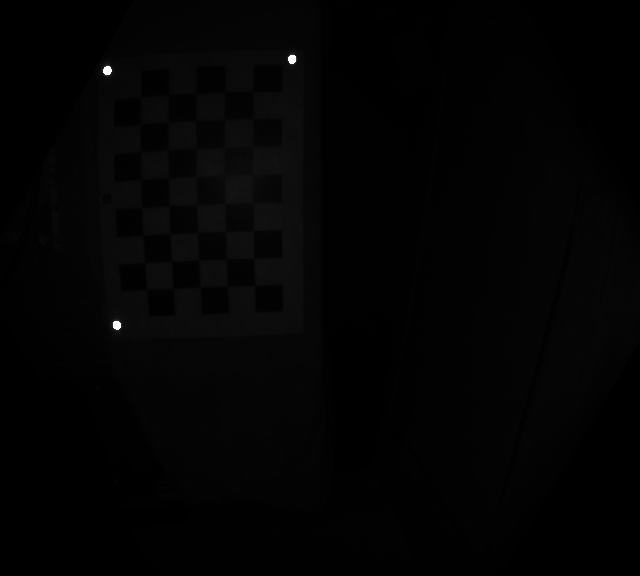
#> input picture src/needle_placement/lab/ir_images/ir_image_1687872085965600252.png, 640 x 576 px, given as the content of the folder up2/rnm_needle_placement/src/needle_placement/lab/rgb_images, which was not available
$ python stereo_calibration.py
#> lines starting #> are read from the running program, lines starting #| are printed output that depends on the picture; long printed decimals are rounded; pictures that were not available may be replaced by others from this repository, and a replacement may not be noted
import cv2
import numpy as np
import glob

CHECKERBOARD = (8, 5)
SQUARE_SIZE = 40  # mm
criteria = (cv2.TERM_CRITERIA_EPS + cv2.TERM_CRITERIA_MAX_ITER, 100000, 0.0001)

obj_points_rgb = []
img_points_rgb = []

obj_points_depth = []
img_points_depth = []

rgb_img_size = (0,0)
ir_img_size = (0,0)

count1 = 0
count2 = 0

objp_rgb = np.zeros((CHECKERBOARD[0] * CHECKERBOARD[1], 3), np.float32)
objp_rgb[:, :2] = np.mgrid[0:CHECKERBOARD[0], 0:CHECKERBOARD[1]].T.reshape(-1, 2) * SQUARE_SIZE

objp_depth = np.zeros((CHECKERBOARD[0] * CHECKERBOARD[1], 3), np.float32)
objp_depth[:, :2] = np.mgrid[0:CHECKERBOARD[0], 0:CHECKERBOARD[1]].T.reshape(-1, 2) * SQUARE_SIZE

rgb_images = glob.glob('/home/rnm-group2/group2/rnm_needle_placement/src/needle_placement/lab/rgb_images/*.png')
depth_images = glob.glob('/home/rnm-group2/group2/rnm_needle_placement/src/needle_placement/lab/ir_images/*.png')

for rgb_image, depth_image in zip(rgb_images, depth_images):

    # Extract RGB image corners
    rgb_img = cv2.imread(rgb_image)
#> rgb_img is the input picture: shape (576, 640, 3); min 0, max 255, mean 3.1
    rgb_img = cv2.resize(rgb_img, (3840, 2160))
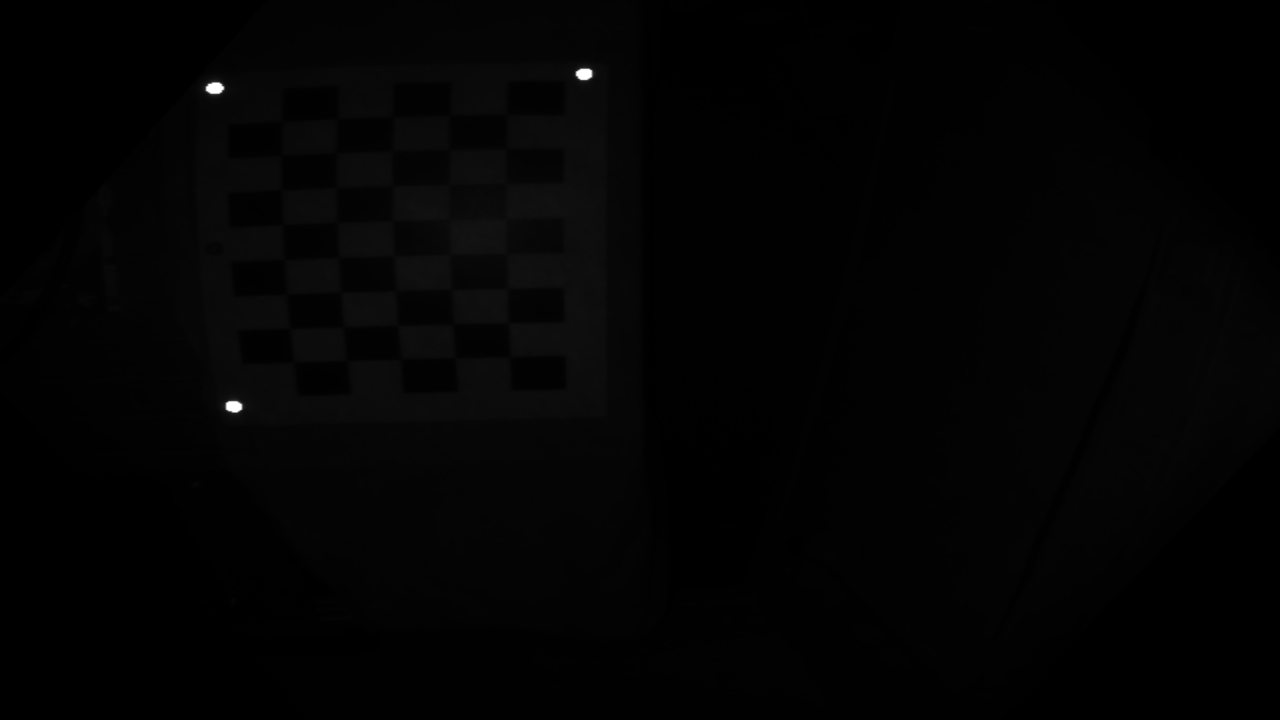
#> rgb_img: shape (2160, 3840, 3) (shown at 1/3 size); min 0, max 255, mean 3
    #rgb_img_size = rgb_image.shape[::-1]
    rgb_image_gray = cv2.cvtColor(rgb_img, cv2.COLOR_BGR2GRAY)
    ret_rgb, corners_rgb = cv2.findChessboardCorners(rgb_image_gray, CHECKERBOARD, cv2.CALIB_CB_ADAPTIVE_THRESH
                                                     + cv2.CALIB_CB_FAST_CHECK + cv2.CALIB_CB_NORMALIZE_IMAGE)
#> ret_rgb = False; corners_rgb = None

    # Extract Depth image corners
    depth_img = cv2.imread(depth_image)
    depth_img = cv2.resize(depth_img, (640, 576))
    #ir_img_size = depth_img.shape[::-1]
    depth_image_gray = cv2.cvtColor(depth_img, cv2.COLOR_BGR2GRAY)
    ret_depth, corners_depth = cv2.findChessboardCorners(depth_image_gray, CHECKERBOARD, cv2.CALIB_CB_ADAPTIVE_THRESH
                                                         + cv2.CALIB_CB_NORMALIZE_IMAGE)
#> ret_depth = True; corners_depth = 40 rows, first 8: [252.2, 92.5], [252.5, 118.6], [253.1, 146.7], [253, 174.8], [253.2, 202.9], [253.5, 230.4], [254, 258.2], [254.6, 285.1]

    if ret_rgb and ret_depth:
        obj_points_rgb.append(objp_rgb)
        obj_points_depth.append(objp_depth)
        corners_refined_rgb = cv2.cornerSubPix(rgb_image_gray, corners_rgb, (16, 16), (-1, -1), criteria)
        img_points_rgb.append(corners_refined_rgb)
        corners_refined_depth = cv2.cornerSubPix(depth_image_gray, corners_depth, (16, 16), (-1, -1), criteria)
        img_points_depth.append(corners_refined_depth)


ret_rgb, camera_matrix_rgb, dist_coeffs_rgb, rvecs_rgb, tvecs_rgb = \
#> (the run stopped early here; a loop or call above may not have finished)

$ run again, on src/needle_placement/lab/ir_images/ir_image_1687872476770584583.png
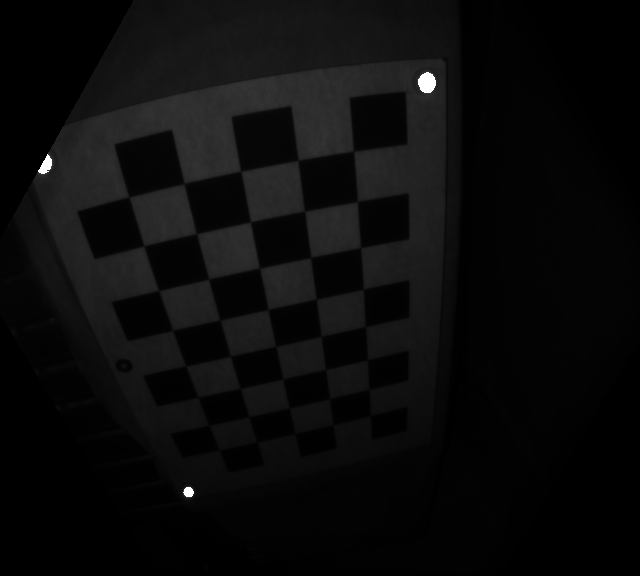
#> input picture src/needle_placement/lab/ir_images/ir_image_1687872476770584583.png, 640 x 576 px, given as the content of the folder up2/rnm_needle_placement/src/needle_placement/lab/rgb_images, which was not available
#> rgb_img is the input picture: shape (576, 640, 3); min 0, max 255, mean 11
#> `rgb_img = cv2.resize(rgb_img, (3840, 2160))`:
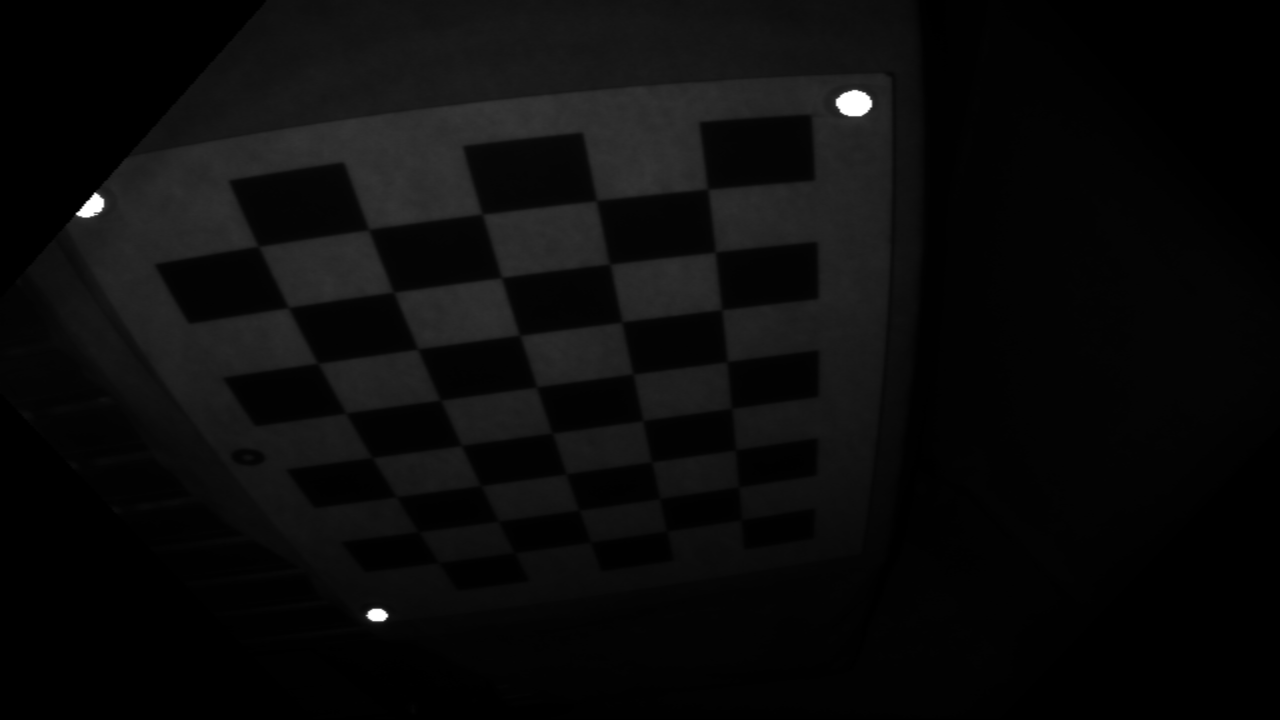
#> rgb_img: shape (2160, 3840, 3) (shown at 1/3 size); min 0, max 255, mean 11
#> `ret_rgb, corners_rgb = cv2.findChessboardCorners(rgb_image_gray, CHECK..`: ret_rgb = True; corners_rgb = 40 rows, first 8: [2124, 568], [2147, 757], [2166, 931], [2182.5, 1086.5], [2196, 1226.5], [2208, 1351], [2218, 1463], [2214, 1556]
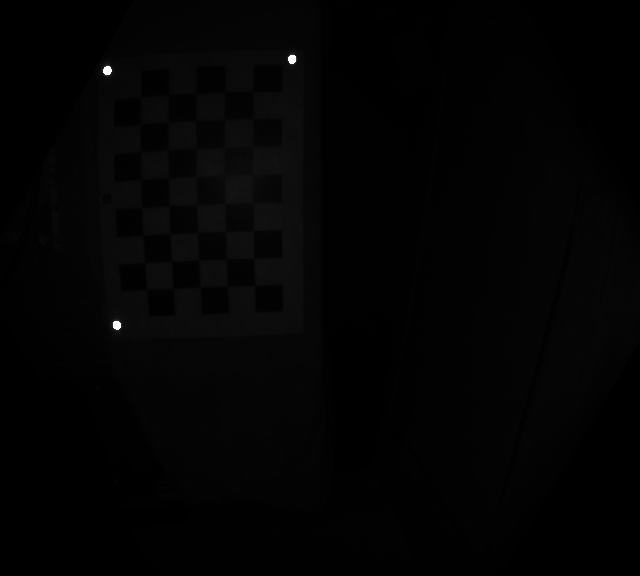
#> input picture src/needle_placement/lab/ir_images/ir_image_1687872085965600252.png, 640 x 576 px
#> depth_img is the input picture: shape (576, 640, 3); min 0, max 255, mean 3.1
#> `ret_depth, corners_depth = cv2.findChessboardCorners(depth_image_gray,..`: ret_depth = True; corners_depth = 40 rows, first 8: [252.2, 92.5], [252.5, 118.6], [253.1, 146.7], [253, 174.8], [253.2, 202.9], [253.5, 230.4], [254, 258.2], [254.6, 285.1]
#> corners_refined_rgb = 40 rows, first 8: [2124.4, 568.5], [2146.3, 757.7], [2165.9, 930.1], [2182.4, 1085.9], [2195.3, 1226], [2207.9, 1350.5], [2216.6, 1461.8], [2224.7, 1560.5]
#> corners_refined_depth = 40 rows, first 8: [253.2, 91.26], [252.6, 118.7], [253.1, 146.8], [252.5, 175.3], [252.6, 202.4], [253.6, 230.7], [253.8, 258.2], [254.8, 285.2]
#> `ret_rgb, camera_matrix_rgb, dist_coeffs_rgb, rvecs_rgb, tvecs_rgb = \ ..`: ret_rgb = 0.527; camera_matrix_rgb = [[3019.8, 0, 1953.3], [0, 1872.2, 1230.5], [0, 0, 1]]; rvecs_rgb = ([0.368, -0.651, 1.34],); tvecs_rgb = ([19.99, -124.9, 338.3],)
#| Camera Matrix RGB:
#|  [[3.01977118e+03 0.00000000e+00 1.95328287e+03]
#|  [0.00000000e+00 1.87215291e+03 1.23046493e+03]
#|  [0.00000000e+00 0.00000000e+00 1.00000000e+00]]
#> `ret_depth, camera_matrix_depth, dist_coeffs_depth, rvecs_depth, tvecs_..`: ret_depth = 0.285; camera_matrix_depth = [[143.7, 0, 256.9], [0, 142.1, 284.1], [0, 0, 1]]; rvecs_depth = ([0.043, -0.124, 1.54],); tvecs_depth = ([-10.38, -276.5, 220],)
#| Camera Matrix Depth:
#|  [[143.697   0.         256.890]
#|  [  0.         142.106 284.107]
#|  [  0.           0.           1.        ]]
#> flag = 54.69; stereoCameraMatrix1 = [[3040.9, 0, 1972.9], [0, 1932, 1243], [0, 0, 1]]; stereoCameraMatrix2 = [[5.42, 0, 198.1], [0, 18.46, 191.3], [0, 0, 1]]; R = [[-0.836, 0.237, 0.496], [0.193, -0.718, 0.668], [0.514, 0.654, 0.555]]; T = [-239.7, -268.2, -200.6]; E = [[-99.3, -319.5, -14.73], [290.9, 109.3, 33.5], [-270.4, 235.7, -27.2]]; F = [[8.61e-07, 4.36e-06, -0.00673], [-7.41e-07, -4.38e-07, 0.00175], [-1.62e-05, -0.000798, 1]]
#| Stereo Camera Matrix 1:
#|  [[3.04093562e+03 0.00000000e+00 1.97286421e+03]
#|  [0.00000000e+00 1.93200261e+03 1.24300872e+03]
#|  [0.00000000e+00 0.00000000e+00 1.00000000e+00]]
#| Stereo Camera Matrix 2:
#|  [[  5.419    0.         198.055]
#|  [  0.          18.455    191.300  ]
#|  [  0.           0.           1.        ]]
#| Rotation Matrix:
#|  [[-0.8356  0.2368  0.4957]
#|  [ 0.1929 -0.7184  0.6684]
#|  [ 0.5144  0.6541   0.5546]]
#| Translation Matrix:
#|  [[-239.652]
#|  [-268.249 ]
#|  [-200.558]]
#| Essential Matrix:
#|  [[ -99.296 -319.538  -14.730 ]
#|  [ 290.855  109.258   33.498]
#|  [-270.372  235.690  -27.203 ]]
#| Fundamental Matrix:
#|  [[ 8.61322535e-07  4.36269387e-06 -6.73358752e-03]
#|  [-7.40823188e-07 -4.38018192e-07  1.74654512e-03]
#|  [-1.61610181e-05 -7.97700166e-04  1.00000000e+00]]

$ run again, on src/needle_placement/lab/ir_images/ir_image_1687872502090895175.png
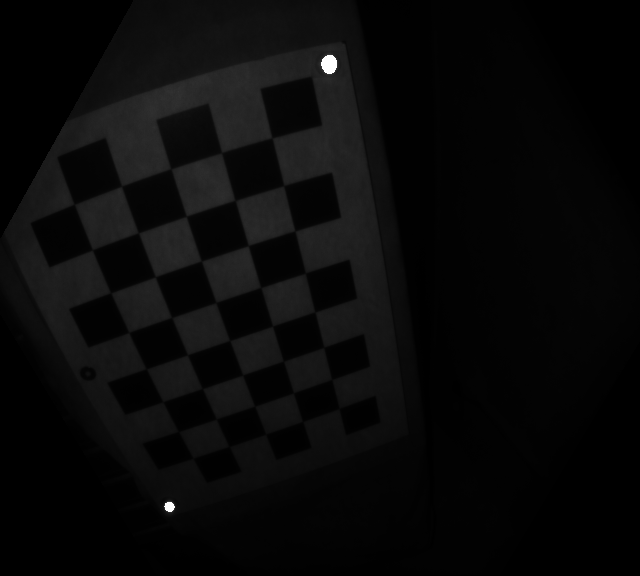
#> input picture src/needle_placement/lab/ir_images/ir_image_1687872502090895175.png, 640 x 576 px, given as the content of the folder up2/rnm_needle_placement/src/needle_placement/lab/rgb_images, which was not available
#> rgb_img is the input picture: shape (576, 640, 3); min 0, max 255, mean 9
#> `rgb_img = cv2.resize(rgb_img, (3840, 2160))`:
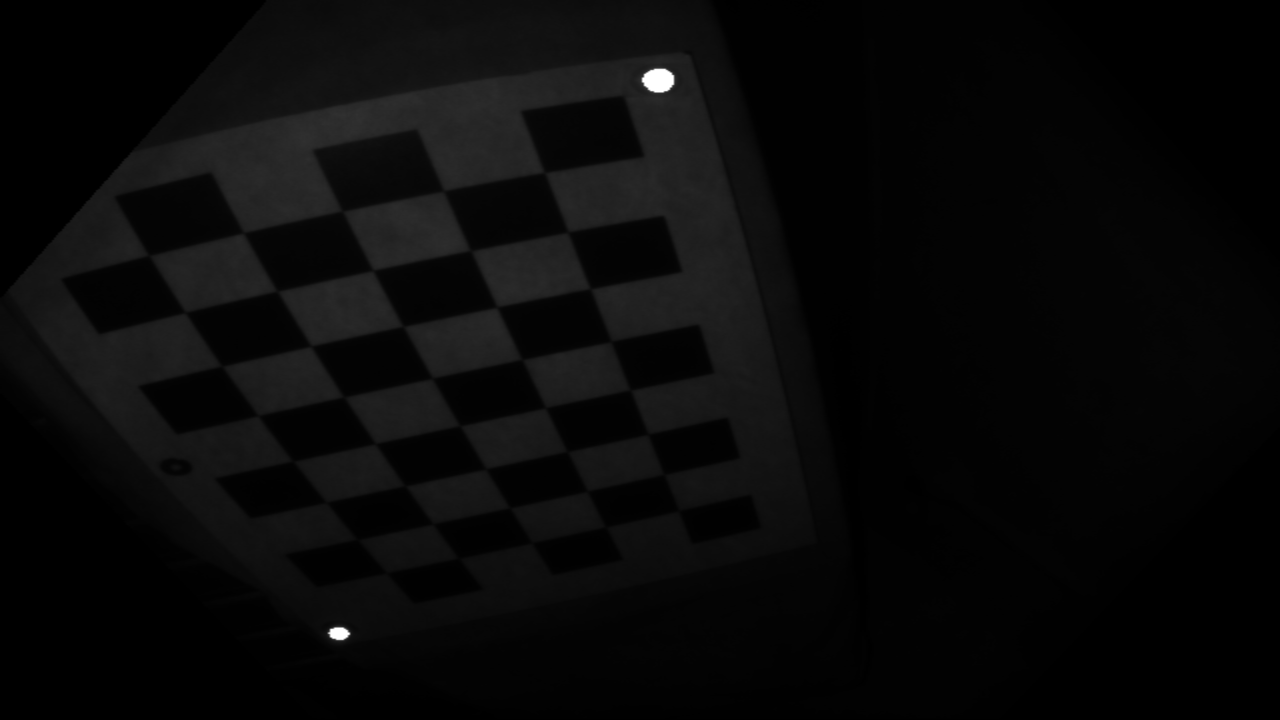
#> rgb_img: shape (2160, 3840, 3) (shown at 1/3 size); min 0, max 255, mean 9
#> `ret_rgb, corners_rgb = cv2.findChessboardCorners(rgb_image_gray, CHECK..`: ret_rgb = True; corners_rgb = 40 rows, first 8: [1633.5, 517], [1705.5, 697], [1773, 868], [1835.5, 1025], [1889.5, 1168.5], [1946, 1302.5], [1993, 1423.5], [2038, 1532.5]
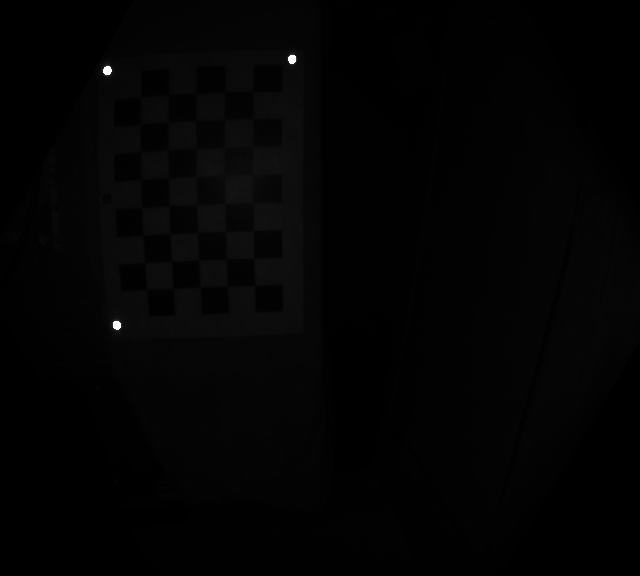
#> input picture src/needle_placement/lab/ir_images/ir_image_1687872085965600252.png, 640 x 576 px
#> depth_img is the input picture: shape (576, 640, 3); min 0, max 255, mean 3.1
#> `ret_depth, corners_depth = cv2.findChessboardCorners(depth_image_gray,..`: ret_depth = True; corners_depth = 40 rows, first 8: [252.2, 92.5], [252.5, 118.6], [253.1, 146.7], [253, 174.8], [253.2, 202.9], [253.5, 230.4], [254, 258.2], [254.6, 285.1]
#> corners_refined_rgb = 40 rows, first 8: [1634.1, 518.4], [1704.8, 697.4], [1771.9, 867.2], [1834.3, 1025.3], [1892.5, 1171.6], [1945.6, 1303.7], [1992.9, 1424], [2036.9, 1533.3]
#> corners_refined_depth = 40 rows, first 8: [253.2, 91.26], [252.6, 118.7], [253.1, 146.8], [252.5, 175.3], [252.6, 202.4], [253.6, 230.7], [253.8, 258.2], [254.8, 285.2]
#> `ret_rgb, camera_matrix_rgb, dist_coeffs_rgb, rvecs_rgb, tvecs_rgb = \ ..`: ret_rgb = 0.363; camera_matrix_rgb = [[2946.1, 0, 1837.9], [0, 1797.1, 1232.5], [0, 0, 1]]; rvecs_rgb = ([0.231, -0.557, 1.24],); tvecs_rgb = ([-26.32, -147.4, 353.3],)
#| Camera Matrix RGB:
#|  [[2.94605099e+03 0.00000000e+00 1.83785750e+03]
#|  [0.00000000e+00 1.79706780e+03 1.23250849e+03]
#|  [0.00000000e+00 0.00000000e+00 1.00000000e+00]]
#> `ret_depth, camera_matrix_depth, dist_coeffs_depth, rvecs_depth, tvecs_..`: ret_depth = 0.285; camera_matrix_depth = [[143.7, 0, 256.9], [0, 142.1, 284.1], [0, 0, 1]]; rvecs_depth = ([0.043, -0.124, 1.54],); tvecs_depth = ([-10.38, -276.5, 220],)
#| Camera Matrix Depth:
#|  [[143.697   0.         256.890]
#|  [  0.         142.106 284.107]
#|  [  0.           0.           1.        ]]
#> flag = 46.58; stereoCameraMatrix1 = [[2993.9, 0, 1827.2], [0, 1943.5, 1265.4], [0, 0, 1]]; stereoCameraMatrix2 = [[19.27, 0, 197.8], [0, 102, 187.6], [0, 0, 1]]; R = [[-0.783, 0.421, 0.457], [0.101, -0.64, 0.762], [0.613, 0.643, 0.459]]; T = [-234.1, -290.8, -138.5]; E = [[-164.3, -275.6, -27.89], [252, 92.25, 44.06], [-251.5, 272.1, -45.39]]; F = [[1.22e-06, 3.14e-06, -0.00558], [-3.52e-07, -1.99e-07, 0.000711], [-0.000139, -0.000644, 1]]
#| Stereo Camera Matrix 1:
#|  [[2.99387127e+03 0.00000000e+00 1.82716811e+03]
#|  [0.00000000e+00 1.94347163e+03 1.26544090e+03]
#|  [0.00000000e+00 0.00000000e+00 1.00000000e+00]]
#| Stereo Camera Matrix 2:
#|  [[ 19.267   0.         197.800]
#|  [  0.         101.985  187.577 ]
#|  [  0.           0.           1.        ]]
#| Rotation Matrix:
#|  [[-0.7835  0.4209  0.4572 ]
#|  [ 0.101 -0.6398  0.7619]
#|  [ 0.6132  0.6431  0.4587]]
#| Translation Matrix:
#|  [[-234.076]
#|  [-290.806]
#|  [-138.482]]
#| Essential Matrix:
#|  [[-164.331 -275.614   -27.890 ]
#|  [ 252.025   92.253   44.063]
#|  [-251.473  272.141  -45.386]]
#| Fundamental Matrix:
#|  [[ 1.21620123e-06  3.14226272e-06 -5.58057000e-03]
#|  [-3.52384392e-07 -1.98705722e-07  7.10866816e-04]
#|  [-1.38606578e-04 -6.44048235e-04  1.00000000e+00]]
